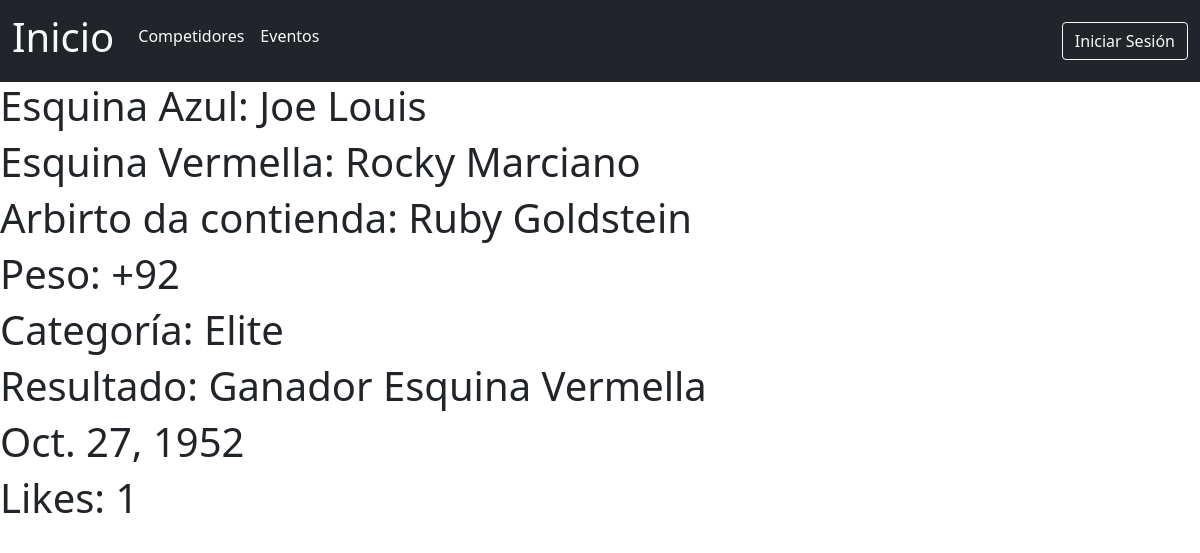
Page /combate/1/ on the committed database.
### boxGal/models.py (models this page shows, shortened)
class Combate(models.Model):
    id_combate = models.BigAutoField(auto_created=True, primary_key=True)
    boxeador_azul = models.ForeignKey(Competidor, related_name='combates_azul', on_delete=models.CASCADE)
    boxeador_vermello = models.ForeignKey(Competidor, related_name='combates_vermello', on_delete=models.CASCADE)
    evento_combate = models.ForeignKey(Evento, on_delete=models.CASCADE)
    peso_combate = models.CharField(max_length=255)
    categoria_combate = models.CharField(max_length=255)
    arbitro = models.CharField(max_length=255)
    resultado = models.CharField(max_length=255)
    data_combate = models.DateField()
    likes = models.ManyToManyField(Usuario,related_name='combates_gustados', blank=True)

class Competidor(models.Model):
    id_competidor = models.BigAutoField(auto_created=True, primary_key=True)
    nome_competidor = models.CharField(max_length=255)
    apelidos_competidor = models.CharField(max_length=255)
    peso_competidor = models.CharField(max_length=255)
    vitorias = models.IntegerField()
    derrotas = models.IntegerField()
    empates = models.IntegerField()
    foto_competidor = models.ImageField(upload_to='competidores/', blank=True, null=True)
    def __str__(self):
        return f"{self.nome_competidor} {self.apelidos_competidor} "

### boxGal/views.py (the view)
# urls.py: path('combate/<int:id>/', views.combateHTML, name='combateEspecifico'),
def combateHTML(request, id):
  combateEspecifico = Combate.objects.get(id_combate = id)
  likes = Combate.objects.filter(id_combate = id).values('likes').annotate(count = Count('likes'))
  contido = {
    'combate': combateEspecifico,
    'likes':likes
  }
  template = loader.get_template('combate.html')
  return HttpResponse(template.render(contido, request))

### boxGal/templates/combate.html (shortened to what this page needs)
{% extends 'header.html' %}
{% block corpo %}
  <h1>Esquina Azul: {{ combate.boxeador_azul }}</h1>
  <h1>Esquina Vermella: {{ combate.boxeador_vermello }}</h1>
  <h1>Arbirto da contienda: {{ combate.arbitro }}</h1>
  <h1>Peso: {{ combate.peso_combate }}</h1>
  <h1>Categoría: {{ combate.categoria_combate }}</h1>
  <h1>Resultado: {{ combate.resultado }}</h1>
  <h1>{{ combate.data_combate }}</h1>
  <h1>Likes: {{ likes.count }}</h1>
{% endblock %}

### rows in the picture
Combate: boxeador_azul "Joe Louis", boxeador_vermello "Rocky Marciano", arbitro "Ruby Goldstein", peso_combate "+92", categoria_combate "Elite", resultado "Ganador Esquina Vermella", data_combate "Oct. 27, 1952"

### other values in the picture
{{ likes.count }} "1"
